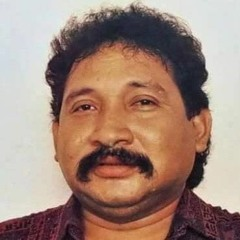
#> input picture media/imagem.jpg, 240 x 240 px
$ python main.py
#> lines starting #> are read from the running program, lines starting #| are printed output that depends on the picture
import cv2
import numpy as np
import matplotlib.pyplot as plt

def apply_mean_filter(image, kernel_size):

  if kernel_size % 2 == 0:
    raise ValueError("O tamanho do kernel deve ser ímpar.")

  pad_size = kernel_size // 2
  padded_image = cv2.copyMakeBorder(image, pad_size, pad_size, pad_size, pad_size, cv2.BORDER_REFLECT)

  filtered_image = np.zeros_like(image, dtype=np.uint8)

  for i in range(image.shape[0]):
    for j in range(image.shape[1]):

      roi = padded_image[i:i + kernel_size, j:j + kernel_size]

      filtered_image[i, j] = np.mean(roi)

  return filtered_image

image = cv2.imread('imagem.jpg', cv2.IMREAD_GRAYSCALE)
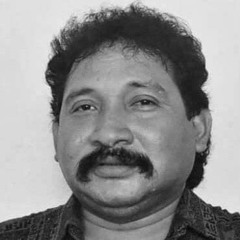
#> image: shape (240, 240); min 6, max 239, mean 141.3

kernel_size = int(input('Digite o tamanho da janela que será usada para calcular a média:'))
#> the answer given: 100
filtered_image = apply_mean_filter(image, kernel_size)
#> (the run stopped early here; a loop or call above may not have finished)
